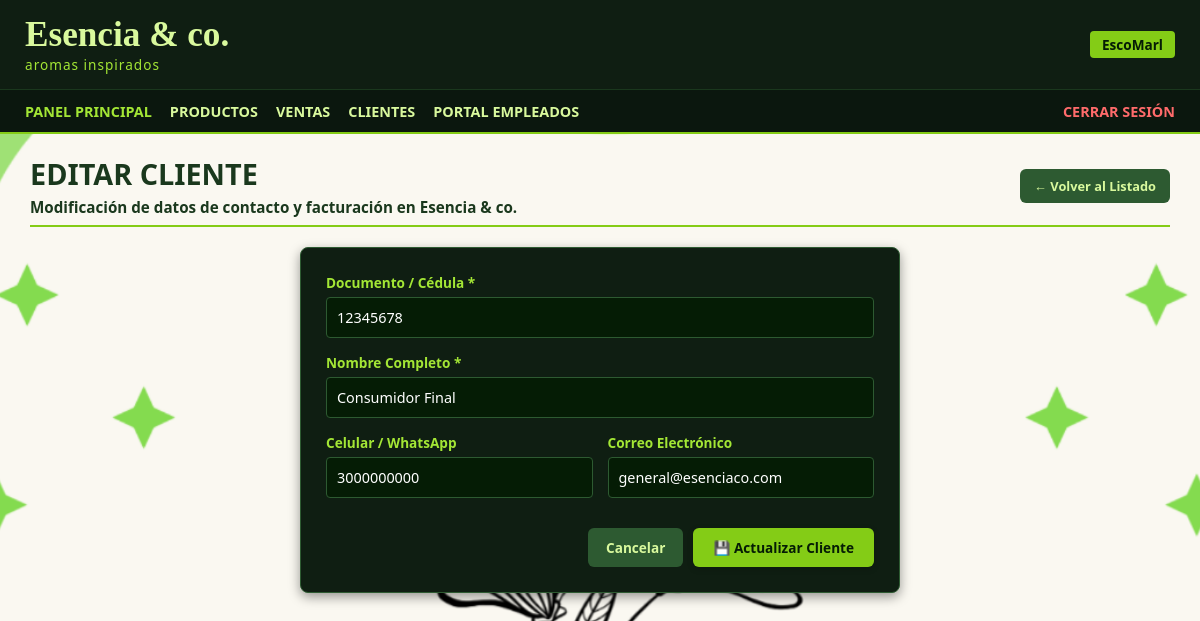
The app's page /index.php?action=clientes_editar&id=1 (signed in) with its own data.
### tables this page shows
CREATE TABLE `tblclientes` (
  `IdCliente` int(11) NOT NULL,
  `Documento` varchar(15) NOT NULL,
  `NombreCompleto` varchar(100) NOT NULL,
  `Celular` varchar(15) DEFAULT NULL,
  `Correo` varchar(100) DEFAULT NULL,
  `UltimaVisita` date DEFAULT NULL
);

### controllers/ClienteController.php (called while the page is built, shortened)
<?php
require_once __DIR__ . '/../models/Cliente.php';
class ClienteController {
    private $clienteModel;
    public function __construct() {
        $this->clienteModel = new Cliente();
    }
    public function editar() {
        $id = (int)($_GET['id'] ?? 0);
        $cliente = $this->clienteModel->obtenerPorId($id);
        require_once __DIR__ . '/../views/clientes/editar.php';
    }
}

### config/database.php (called while the page is built, shortened)
<?php
class Database {
    private static $host = 'localhost';
    private static $db_name = 'bdescomarl';
    private static $username = 'root';
    private static $password = '';
    private static $instance = null;
    public static function getInstance() {
        if (self::$instance === null) {
            try {
                $dsn = "mysql:host=" . self::$host . ";dbname=" . self::$db_name . ";charset=utf8mb4";
                $options = [
                    PDO::ATTR_ERRMODE => PDO::ERRMODE_EXCEPTION,
                    PDO::ATTR_DEFAULT_FETCH_MODE => PDO::FETCH_ASSOC,
                    PDO::ATTR_EMULATE_PREPARES => false,
                ];
                self::$instance = new PDO($dsn, self::$username, self::$password, $options);
            } catch (PDOException $e) {
                error_log("Connection Error: " . $e->getMessage());
                die("Error de conexión a la base de datos: " . $e->getMessage());
            }
        }
        return self::$instance;
    }
}

### models/Cliente.php (called while the page is built, shortened)
<?php
require_once __DIR__ . '/../config/Database.php';
class Cliente {
    private $db;
    public function __construct() {
        $this->db = Database::getInstance();
    }
    public function obtenerPorId($id) {
        try {
            $stmt = $this->db->prepare("SELECT IdCliente AS id, IdCliente, Documento, NombreCompleto, Celular, Correo FROM tblclientes WHERE IdCliente = :id LIMIT 1");
            $stmt->execute([':id' => $id]);
            return $stmt->fetch(PDO::FETCH_ASSOC);
        } catch (Exception $e) {
            return false;
        }
    }
}

### views/clientes/editar.php (the view, shortened to what this page needs)
<?php require_once __DIR__ . '/../layouts/header.php'; ?>
<div style="border-bottom: 2px solid #84cc16; padding-bottom: 8px; margin-bottom: 20px; display: flex; justify-content: space-between; align-items: center;">
    <div>
        <h2 style="color: #1a381d; font-size: 1.8rem; margin: 0; text-transform: uppercase; font-weight: 800;">EDITAR CLIENTE</h2>
        <p style="color: #1a381d; font-size: 0.95rem; margin-top: 4px; font-weight: 600;">Modificación de datos de contacto y facturación en <strong>Esencia & co.</strong></p>
    </div>
    <a href="index.php?action=clientes" style="padding: 8px 14px; background-color: #2d5a31; color: #d9f99d; text-decoration: none; border-radius: 6px; font-weight: bold; font-size: 0.8rem;">
        ← Volver al Listado
    </a>
</div>
<div style="background-color: #0f1e12; border: 1px solid #2d5a31; border-radius: 8px; padding: 25px; color: #ffffff; max-width: 600px; margin: 0 auto; box-shadow: 0 4px 12px rgba(0,0,0,0.4);">
    <form action="index.php?action=clientes_editar&id=<?= $cliente['IdCliente'] ?? $cliente['id'] ?>" method="POST" style="display: flex; flex-direction: column; gap: 15px;">
        <div>
            <label style="display: block; color: #a3e635; font-size: 0.85rem; font-weight: bold; margin-bottom: 5px;">Documento / Cédula *</label>
            <input type="text" name="documento" value="<?= htmlspecialchars($cliente['Documento'] ?? $cliente['documento'] ?? '') ?>" required style="width: 100%; padding: 10px; border-radius: 4px; border: 1px solid #2d5a31; background-color: #051c05; color: #ffffff; font-size: 0.9rem; box-sizing: border-box;">
        </div>
        <div>
            <label style="display: block; color: #a3e635; font-size: 0.85rem; font-weight: bold; margin-bottom: 5px;">Nombre Completo *</label>
            <input type="text" name="nombreCompleto" value="<?= htmlspecialchars($cliente['NombreCompleto'] ?? $cliente['nombreCompleto'] ?? '') ?>" required style="width: 100%; padding: 10px; border-radius: 4px; border: 1px solid #2d5a31; background-color: #051c05; color: #ffffff; font-size: 0.9rem; box-sizing: border-box;">
        </div>
        <div style="display: grid; grid-template-columns: 1fr 1fr; gap: 15px;">
            <div>
                <label style="display: block; color: #a3e635; font-size: 0.85rem; font-weight: bold; margin-bottom: 5px;">Celular / WhatsApp</label>
                <input type="text" name="celular" value="<?= htmlspecialchars($cliente['Celular'] ?? $cliente['celular'] ?? '') ?>" style="width: 100%; padding: 10px; border-radius: 4px; border: 1px solid #2d5a31; background-color: #051c05; color: #ffffff; font-size: 0.9rem; box-sizing: border-box;">
            </div>
            <div>
                <label style="display: block; color: #a3e635; font-size: 0.85rem; font-weight: bold; margin-bottom: 5px;">Correo Electrónico</label>
                <input type="email" name="correo" value="<?= htmlspecialchars($cliente['Correo'] ?? $cliente['correo'] ?? '') ?>" style="width: 100%; padding: 10px; border-radius: 4px; border: 1px solid #2d5a31; background-color: #051c05; color: #ffffff; font-size: 0.9rem; box-sizing: border-box;">
            </div>
        </div>
        <div style="margin-top: 15px; display: flex; gap: 10px; justify-content: flex-end;">
            <a href="index.php?action=clientes" style="padding: 10px 18px; background-color: #2d5a31; color: #d9f99d; text-decoration: none; border-radius: 6px; font-weight: bold; font-size: 0.85rem;">Cancelar</a>
            <button type="submit" style="padding: 10px 20px; background-color: #84cc16; color: #051c05; border: none; border-radius: 6px; font-weight: bold; font-size: 0.85rem; cursor: pointer; box-shadow: 0 2px 6px rgba(0,0,0,0.2);">
                💾 Actualizar Cliente
            </button>
        </div>
    </form>
</div>
</div>

### public/css/style.css (style rules this page uses)
* { box-sizing: border-box; margin: 0; padding: 0; font-family: 'Segoe UI', Tahoma, Geneva, Verdana, sans-serif; }
body { background-color: #f4f6f8; color: #2b2b2b; min-height: 100vh; }

### records on screen
tblclientes: documento "12345678", nombreCompleto "Consumidor Final", celular "3000000000", correo "general@esenciaco.com"
